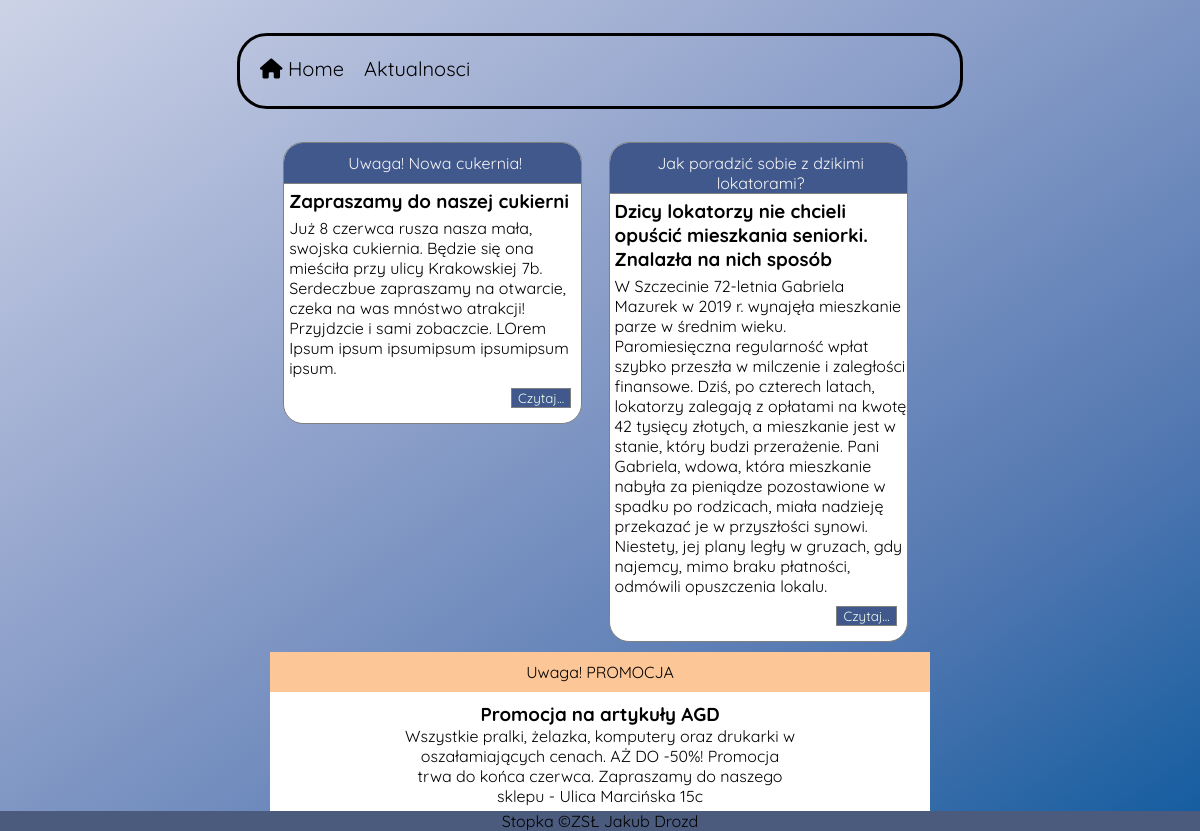
The app's page /mainSite.php with its own data.
### tables this page shows
CREATE TABLE `elementy` (
  `id` int(100) NOT NULL,
  `typ` text NOT NULL,
  `topik` text NOT NULL,
  `header` text NOT NULL,
  `txt` text NOT NULL,
  `link` text NOT NULL DEFAULT '#'
);

### mainSite.php (the view, shortened to what this page needs)
<!DOCTYPE html>
<html lang="en">
<head>
    <link rel="stylesheet" href="styles1.css" type="text/css">
</head>
<body>
    <div id="marginxSmall"></div>
    <div id="header">
        <div>
            <i class="fas fa-home"></i>
            Home
        </div>
        <div>
            Aktualnosci
        </div>
    </div>
    <div id="marginxSmall"></div>
    <div id="content">
        <?php
        $host = "localhost";
        $user = "root";
        $password = "";
        $dbname = "jdrozd";
        $link = mysqli_connect($host, $user, $password, $dbname);
        mysqli_query($link, "set names utf8");
        $query = "SELECT * FROM elementy;";
        $queryRes = mysqli_query($link, $query);
        $results = mysqli_fetch_all($queryRes);
        for($i = 0; $i < count($results); $i++){
            if($results[$i]){
                if($results[$i][1] == 'news'){
                    echo "<div class='news'>
                    <div class='newsHeader'>" . $results[$i][2] . "</div>
                    <h3>". $results[$i][3] ."</h3>
                    <p>". $results[$i][4] ."</p>
                    <a href='". $results[$i][5] ."'><button class='more'>Czytaj...</button></a>
                    </div>";
                }else if($results[$i][1] == 'info'){
                    echo "<div id='info'>
                    <div id='infoHeader'>
                       ". $results[$i][2] ."
                    </div>
                    <h3>" .$results[$i][3] ."</h3>
                    <p>".$results[$i][4]."</p>
                    <div id='details'>
                    <a href='". $results[$i][5] ."'><button>Szczegóły</button></a>
                    </div>
                </div>";
                }else{
                    echo "blad, cos poszlo nie tak";
                }
            }
        }
        ?>
        <div id="footer">
            Stopka ©ZSŁ Jakub Drozd
        </div>
</body>
</html>

### styles1.css (style rules this page uses)
html { height: 100%; }
body { margin: 0; height: 100%; font-family: 'Quicksand', sans-serif; color: black; background-image: linear-gradient(to right bottom, #ccd3e7, #a6b3d5, #7e95c3, #5378b1, #125c9f); background-repeat: no-repeat; background-attachment: fixed; }
#marginxSmall { height: 4%; }
#header { width: 60%; height: 70px; border: 3px solid black; border-radius: 30px; margin: auto; }
#header div { float: left; margin-left: 20px; margin-top: 20px; cursor: pointer; font-size: 20px; }
#content { width: 55%; margin: auto; padding: 0; }
.news { width: 45%; margin-right: 2%; margin-left: 2%; margin-bottom: 1.5%; margin-top: 0; padding: 0; background-color: white; min-height: 200px; float: left; border: 1px solid gray; border-radius: 20px; overflow: hidden; }
.newsHeader { color: whitesmoke; background-color: #40588C; border-bottom: 1px solid gray; min-height: 30px; padding-top: 10px; padding-left: 5px; text-align: center; }
h3 { margin: 0; margin-left: 5px; margin-top: 5px; margin-bottom: 5px; }
p { margin: 0; margin-left: 5px; }
.more { color: honeydew; margin-top: 10px; margin-right: 10px; margin-bottom: 15px; font-family: 'Quicksand', sans-serif; background-color: #40588C; border: 1px solid gray; cursor: pointer; float: right; }
#info { clear: both; width: 100%; min-height: 180px; background-color: white; margin-bottom: 1.5%; }
#infoHeader { color: black; min-height: 30px; padding-top: 10px; background-color: #FCC697; text-align: center; }
#info h3 { text-align: center; margin: 0; margin-top: 10px; }
#info p { text-align: center; margin-left: 20%; margin-right: 20%; }
#details { margin-top: 1%; margin-bottom: 1%; text-align: center; cursor: pointer; }
#details button { cursor: pointer; color: white; border: 1px solid gray; background-color: #2D1E63; font-family: 'Quicksand', sans-serif; }
#footer { width: 100%; height: 20px; background-color: #4B5B7D; position: fixed; left: 0; bottom: 0; text-align: center; }
a { color: inherit; }

### records on screen
elementy: topik "Uwaga! Nowa cukernia!", header "Zapraszamy do naszej cukierni", txt "Już 8 czerwca rusza nasza mała, swojska cukiernia. Będzie się ona mieściła przy ulicy Krakowskiej 7b. Serdeczbue zapraszamy na otwarcie, czeka na was mnóstwo atrakcji! Przyjdzcie i sami zobaczcie. LOrem Ipsum ipsum ipsumipsum ipsumipsum ipsum."
elementy: topik "Jak poradzić sobie z dzikimi lokatorami?", header "Dzicy lokatorzy nie chcieli opuścić mieszkania seniorki. Znalazła na nich sposób", txt "W Szczecinie 72-letnia Gabriela Mazurek w 2019 r. wynajęła mieszkanie parze w średnim wieku. Paromiesięczna regularność wpłat szybko przeszła w milczenie i zaległości finansowe. Dziś, po czterech latach, lokatorzy zalegają z opłatami na kwotę 42 tysięcy złotych, a mieszkanie jest w stanie, który budzi przerażenie. Pani Gabriela, wdowa, która mieszkanie nabyła za pieniądze pozostawione w spadku po rodzicach, miała nadzieję przekazać je w przyszłości synowi. Niestety, jej plany legły w gruzach, gdy najemcy, mimo braku płatności, odmówili opuszczenia lokalu."
elementy: topik "Uwaga! PROMOCJA", header "Promocja na artykuły AGD", txt "Wszystkie pralki, żelazka, komputery oraz drukarki w oszałamiających cenach. AŻ DO -50%! Promocja trwa do końca czerwca. Zapraszamy do naszego sklepu - Ulica Marcińska 15c"
